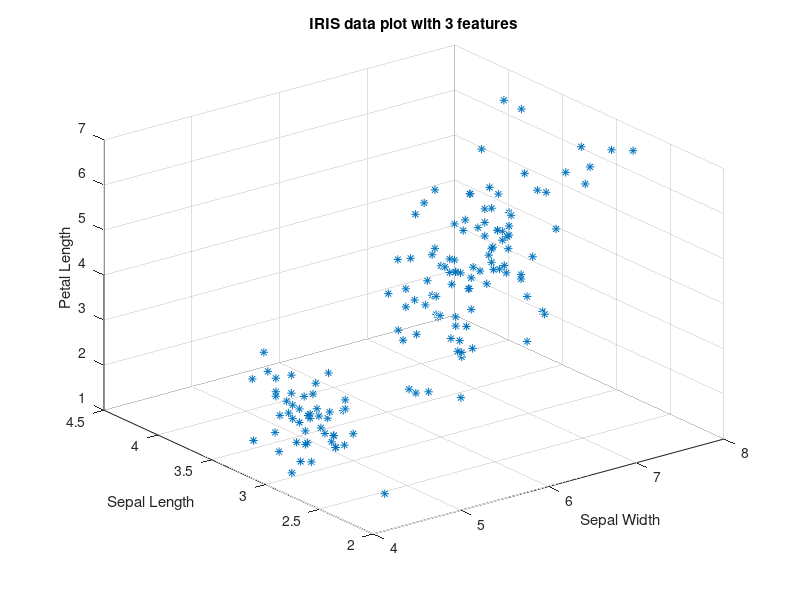

The MATLAB script that drew this image:
load fisheriris.mat;
plot3(meas(:,1),meas(:,2),meas(:,3),'*');
grid on
xlabel('Sepal Width');
ylabel('Sepal Length');
zlabel('Petal Length');
title('IRIS data plot with 3 features');
N = size(meas,1);
C = size(meas,2);
% generating 3 random numbers from 1 to N as 3 center points
centers = ceil(rand(1,3).*(N-1));
% distance array storing distance of each point from C1,C2,C3
dist = zeros(N,3);
for i = 1:1:N
    for j = 1:1:3
        dist(i,j) = sqrt(sum((meas(i,:)-meas(centers(j),:)).^2));
    end
end
% find the minimum distance from each row in dist matrix and store that
% index in indx matrix, minimum distance in dist_min matrix
% for i = 1:1:N
%     [dist_min(i,1),indx(i,1)] = min(dist(i,:));
% end
[dist_min,indx] = min(dist,[],2);
% sort the indx column vector and store the corresponding indexes in Q and
% sorted values in P
[P Q] = sort(indx);
% make 3 groups of dataset, those having indx as 1,2,3
group1 = 0;
group2 = 0;
group3 = 0;
for i = 1:1:N
    if(P(i)==1)
        group1 = [group1;Q(i)];
    elseif(P(i) == 2)
        group2 = [group2;Q(i)];
    else
        group3 = [group3;Q(i)];
    end
end
% approximating new centers by taking the mean of all 4 feature values in
% each group
centers = zeros(3,C); % 3 centers with 4 features each
sz1 = size(group1,1);
sz2 = size(group2,1);
sz3 = size(group3,1);
sz = [sz1;sz2;sz3];
% for i = 1:1:3
centers(1,:) = mean(meas(group1(2:sz1,1),:)); % starting from 2nd index since each group contains 1st element as 0
centers(2,:) = mean(meas(group2(2:sz2,1),:));
centers(3,:) = mean(meas(group3(2:sz3,1),:));
    
